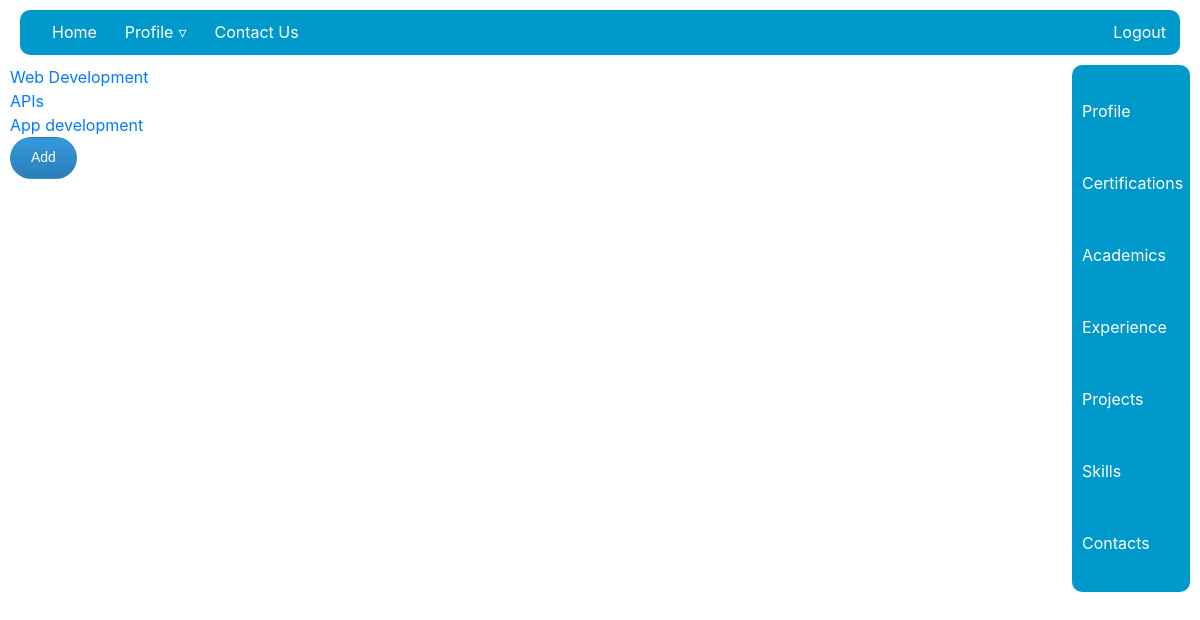
Screenshot of /detail_list/?r=skills&d=details (signed in) with the database file from the repository.
### prof_details/models.py (models this page shows, shortened)
class Skill(models.Model):
    user = models.ForeignKey(User, on_delete=models.CASCADE)
    name = models.TextField(max_length=20)

### prof_details/views.py (the view, shortened to what this page needs)
# urls.py: path('detail_list/', login_required(views.ProfileEditDetails.as_view(),login_url='login'), name='detail'),
class ProfileEditDetails(View):
    page = 'edit'
    context = {'page': page}
    def select_form(self, req_post=None, req_files=None, id=None, f=False):
        r = self.request.GET.get('r')
        profile = Profile.objects.get(user = self.request.user)
        self.context.update({'profile':profile, 'r':r})
        if r == 'profile':
            form = ProfileEditForm(req_post, req_files, instance = profile)
            return form
        elif r == 'skills':
            form = SkillEditForm(req_post, req_files,initial={'user':self.request.user})
            if id == None and not f:
                skill = Skill.objects.filter(user = self.request.user)
                return skill
            elif id:
                skill = Skill.objects.get(id=id)
                form = SkillEditForm(req_post, req_files ,instance=skill)
                return form
            return form
    def get(self, request, *args, **kwargs):
        self.context.update({'r':self.request.GET.get('r')})
        if not self.request.GET.get('d') and not self.request.GET.get('a'):
            """Edit pages rendered after detail_list pages"""
            if kwargs.get('pk'):
                form = self.select_form(id= kwargs.get('pk'))
            else:
                """Form rendered only for profile page"""
                form = self.select_form()
            self.context.update({'form':form})
            return render(request, 'prof_details/profile.html', self.context)
        elif self.request.GET.get('d'):
            obj = self.select_form()
            self.context.update({'obj':obj})
            return render(request, 'prof_details/details_list.html', self.context)
        elif self.request.GET.get('a'):
            """Form rendered after user requests for add"""
            form = self.select_form(f=True)
            print('form')
            self.context.update({'form':form})
            return render(request, 'prof_details/profile.html', self.context)

### prof_details/templates/prof_details/details_list.html
{% extends 'main.html' %}
{% block content %}
<div style="display: grid; grid-template-columns: 9fr 1fr;">
        <div>
                {% for obj in obj %}
                <a href="{% url 'edit_spc_profile' obj.id %}?r={{r}}">
                        {% if obj.degree %}
                        {{obj.degree}}
                        {% elif obj.title %}
                        {{obj.title}}
                        {% elif obj.organization_name %}
                        {{obj.organization_name}}
                        {% elif obj.name %}
                        {{obj.name}}
                        {% elif obj.email_adress %}
                        {{obj.email_adress}}
                        {% endif %}
                </a>
                <br>
                {% endfor %}
                <a href="{% url 'add_details' %}?a=add&r={{r}}" class="btn">Add</a>
        </div>
        <div>
                {% include 'prof_details/sidebar.html' %}
        </div>
</div>
{% endblock %}

### static/style/main.css (style rules this page uses)
body { margin: 10px; }
.btn { background: #3498db; background-image: -webkit-linear-gradient(top, #3498db, #2980b9); background-image: -moz-linear-gradient(top, #3498db, #2980b9); background-image: -ms-linear-gradient(top, #3498db, #2980b9); background-image: -o-linear-gradient(top, #3498db, #2980b9); background-image: linear-gradient(to bottom, #3498db, #2980b9); -webkit-border-radius: 26; -moz-border-radius: 26; border-radius: 26px; font-family: Arial; color: #fafafa; font-size: 14px; padding: 9px 20px 10px 20px; text-decoration: none; }
* { box-sizing: border-box; }

### rows the page displays
Skill: name "Web Development"
Skill: name "APIs"
Skill: name "App development"
